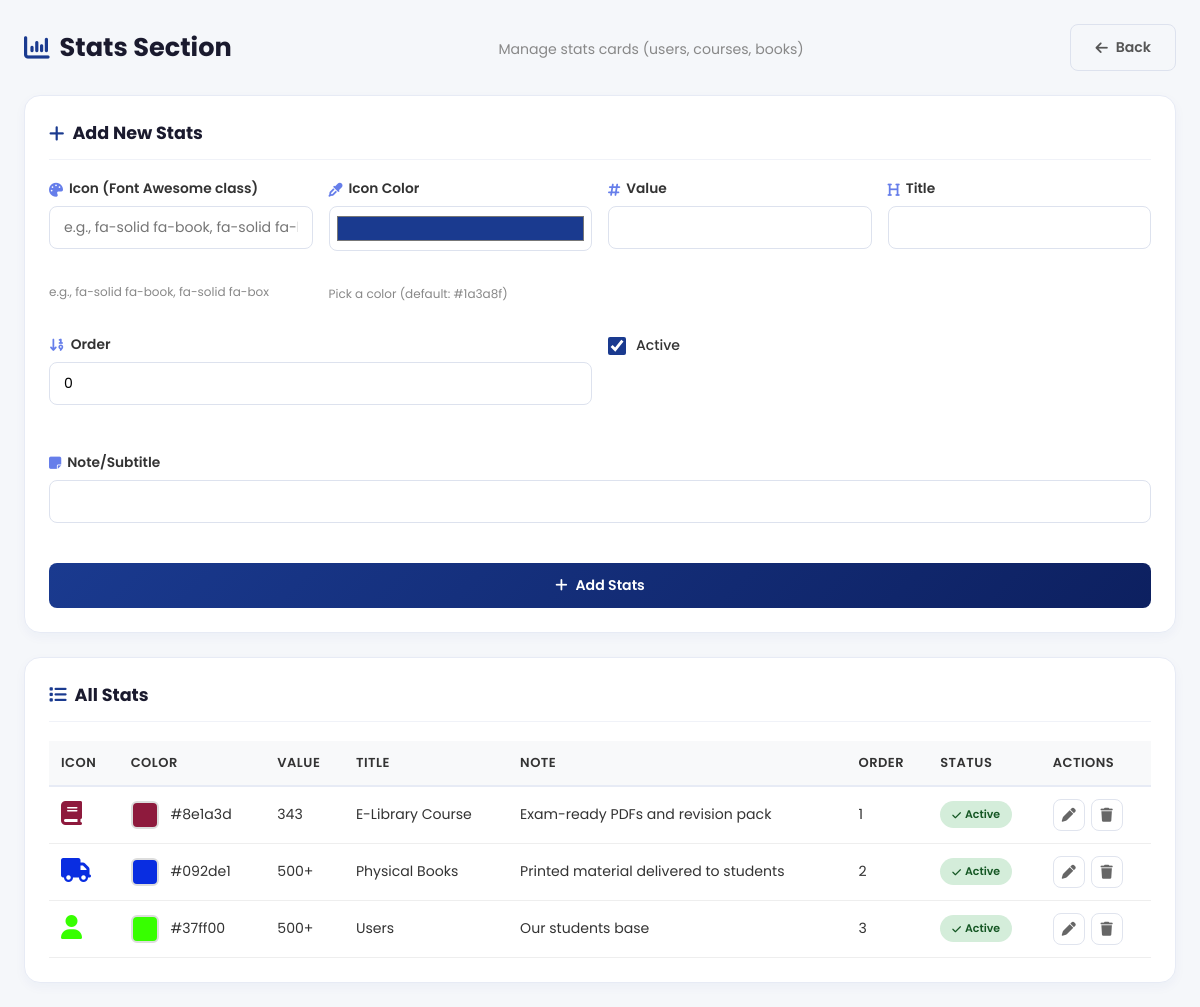
The page /stats/ (signed in) on the database its author committed.
### myapp/models.py (models this page shows, shortened)
class StatsSetting(models.Model):
    icon = models.CharField(max_length=50, verbose_name="Icon (Font Awesome class)")
    icon_color = models.CharField(
        max_length=20,
        default="#1a3a8f",
        verbose_name="Icon Color (hex code)"
    )
    value = models.CharField(max_length=50, verbose_name="Value (e.g., 343, 500+)")
    title = models.CharField(max_length=100, verbose_name="Title")
    note = models.CharField(max_length=200, blank=True, null=True, verbose_name="Note/Subtitle")
    display_order = models.PositiveIntegerField(default=0, verbose_name="Display Order")
    is_active = models.BooleanField(default=True, verbose_name="Is Active")
    class Meta:
        ordering = ['display_order', 'id']
        verbose_name = "Stats Setting"
        verbose_name_plural = "Stats Settings"

### myapp/views.py (the view)
# urls.py: path('stats/', views.stats_custom, name='stats_custom'),
@login_required
def stats_custom(request):
    stats = StatsSetting.objects.all()
    if request.method == 'POST':
        form = StatsSettingForm(request.POST)
        if form.is_valid():
            form.save()
            messages.success(request, "Stats item added successfully!")
            return redirect('stats_custom')
        else:
            messages.error(request, "Please correct the errors below.")
    else:
        form = StatsSettingForm()
    return render(request, 'stats.html', {'stats': stats, 'form': form})

### myapp/forms.py
class StatsSettingForm(forms.ModelForm):
    class Meta:
        model = StatsSetting
        fields = '__all__'
        widgets = {
            'icon': forms.TextInput(attrs={
                'class': 'form-input',
                'placeholder': 'e.g., fa-solid fa-book, fa-solid fa-box'
            }),
            'icon_color': forms.TextInput(attrs={
                'class': 'form-input',
                'type': 'color',
                'value': '#1a3a8f',
                'style': 'height: 45px; cursor: pointer;'
            }),
            'value': forms.TextInput(attrs={'class': 'form-input'}),
            'title': forms.TextInput(attrs={'class': 'form-input'}),
            'note': forms.TextInput(attrs={'class': 'form-input'}),
            'display_order': forms.NumberInput(attrs={'class': 'form-input', 'min': '0'}),
            'is_active': forms.CheckboxInput(attrs={'class': 'form-input'}),
        }

### myapp/context_processors.py (called while the page is built)
def site_settings(request):
    settings = NavbarSetting.objects.first()
    return {
        'site_settings': settings
    }

### myapp/templates/stats.html (shortened to what this page needs)
{% extends "admin_dashboard.html" %}
{% block content1 %}
<link rel="stylesheet" href="https://cdnjs.cloudflare.com/ajax/libs/font-awesome/6.5.1/css/all.min.css">
<div class="custom-page">
  <div class="custom-container">
    <div class="custom-header">
      <h1><i class="fa-solid fa-chart-column"></i> Stats Section</h1>
      <p>Manage stats cards (users, courses, books)</p>
      <a href="{% url 'dashboard' %}" class="btn btn-secondary"><i class="fa-solid fa-arrow-left"></i> Back</a>
    </div>
    <div class="custom-card">
      <div class="card-header">
        <h2><i class="fa-solid fa-plus"></i> Add New Stats</h2>
      </div>
      <form method="post" class="custom-form">
        <div class="custom-grid-4">
          <div class="custom-group">
            <label><i class="fa-solid fa-palette"></i> Icon (Font Awesome class)</label>
            {{ form.icon }}
            <div class="custom-error">{{ form.icon.errors }}</div>
            <small class="help-text">e.g., fa-solid fa-book, fa-solid fa-box</small>
          </div>
          <div class="custom-group">
            <label><i class="fa-solid fa-eye-dropper"></i> Icon Color</label>
            {{ form.icon_color }}
            <div class="custom-error">{{ form.icon_color.errors }}</div>
            <small class="help-text">Pick a color (default: #1a3a8f)</small>
          </div>
          <div class="custom-group">
            <label><i class="fa-solid fa-hashtag"></i> Value</label>
            {{ form.value }}
            <div class="custom-error">{{ form.value.errors }}</div>
          </div>
          <div class="custom-group">
            <label><i class="fa-solid fa-heading"></i> Title</label>
            {{ form.title }}
            <div class="custom-error">{{ form.title.errors }}</div>
          </div>
        </div>
        <div class="custom-grid-2" style="margin-top: 1rem;">
          <div class="custom-group">
            <label><i class="fa-solid fa-sort-numeric-down"></i> Order</label>
            {{ form.display_order }}
            <div class="custom-error">{{ form.display_order.errors }}</div>
          </div>
          <div class="custom-group">
            <div class="checkbox-row">
              {{ form.is_active }}
              <label>Active</label>
            </div>
          </div>
        </div>
        <div class="custom-group" style="margin-top: 0.5rem;">
          <label><i class="fa-solid fa-note-sticky"></i> Note/Subtitle</label>
          {{ form.note }}
          <div class="custom-error">{{ form.note.errors }}</div>
        </div>
        <button type="submit" class="btn btn-primary"><i class="fa-solid fa-plus"></i> Add Stats</button>
      </form>
    </div>
    <div class="custom-card">
      <div class="card-header">
        <h2><i class="fa-solid fa-list"></i> All Stats</h2>
      </div>
      <div class="custom-table-wrap">
        <table class="data-table">
          <thead>
            <tr>
              <th>Icon</th>
              <th>Color</th>
              <th>Value</th>
              <th>Title</th>
              <th>Note</th>
              <th>Order</th>
              <th>Status</th>
              <th>Actions</th>
            </tr>
          </thead>
          <tbody>
            {% for stat in stats %}
            <tr>
              <td><i class="{{ stat.icon }} icon-display" style="color: {{ stat.icon_color }};"></i></td>
              <td><span class="color-preview" style="background-color: {{ stat.icon_color }};"></span> {{ stat.icon_color }}</td>
              <td>{{ stat.value }}</td>
              <td>{{ stat.title }}</td>
              <td>{{ stat.note|default:"—" }}</td>
              <td>{{ stat.display_order }}</td>
              <td>
                {% if stat.is_active %}
                  <span class="badge badge-success"><i class="fa-solid fa-check"></i> Active</span>
                {% else %}
                  <span class="badge badge-danger"><i class="fa-solid fa-xmark"></i> Inactive</span>
                {% endif %}
              </td>
              <td>
                <div class="action-btns">
                  <a href="{% url 'stats_edit' stat.pk %}" class="action-btn" title="Edit"><i class="fa-solid fa-pen"></i></a>
                  <a href="{% url 'stats_delete' stat.pk %}" class="action-btn btn-delete" title="Delete"><i class="fa-solid fa-trash"></i></a>
                </div>
              </td>
            </tr>
            {% empty %}
            <tr>
              <td colspan="8" class="custom-empty"><i class="fa-solid fa-inbox"></i> No stats found.</td>
            </tr>
            {% endfor %}
          </tbody>
        </table>
      </div>
    </div>
  </div>
</div>
{% endblock content1 %}

### staticfiles/css/admin_dashboard.css (style rules this page uses)
* { margin:0;padding:0;box-sizing:border-box }
html { scroll-behavior:smooth }
body { font-family:'Poppins',sans-serif; background:#f5f7fa; color:#222; overflow-x:hidden; line-height:1.5; min-height:100vh; }
button,input { font:inherit }
a { text-decoration:none }
:root { --primary:#1a3a8f; --primary-dark:#0d2060; --gold:#e8b400; --border:#e8eaf0; --soft-border:#dde2ee; --text:#222; --muted:#666; --bg:#f5f7fa; --white:#fff; --success:#1d9e75; --danger:#e84444; --nav-h:60px; --container:1200px; }
.card-header { display:flex; align-items:center; justify-content:space-between; margin-bottom:1.2rem; flex-wrap:wrap; gap:1rem; }
.btn { display:inline-flex; align-items:center; justify-content:center; gap:8px; padding:10px 18px; border-radius:8px; font-size:0.84rem; font-weight:600; transition:all .2s; cursor:pointer; border:none; font-family:'Poppins',sans-serif; white-space:nowrap; }
.btn-primary { background:linear-gradient(135deg,#1a3a8f,#0d2060); color:#fff; }
.btn-secondary { background:#f5f7fa; color:#555; border:1.5px solid #dde2ee; }
.data-table { width:100%; border-collapse:collapse; font-size:0.88rem; }
.data-table thead { background:#f8f9ff; border-bottom:2px solid #e7ebf5; }
.data-table th { padding:12px; text-align:left; font-weight:600; color:#1a3a8f; font-size:0.82rem; text-transform:uppercase; letter-spacing:0.5px; }
.data-table td { padding:14px 12px; border-bottom:1px solid #f0f2f8; color:#333; }
.badge { display:inline-flex; align-items:center; padding:4px 10px; border-radius:20px; font-size:0.72rem; font-weight:600; white-space:nowrap; }
.badge-success { background:#e8f8f3; color:#1d9e75; }
.action-btns { display:flex; gap:6px; align-items:center; }
.action-btn { width:32px; height:32px; border-radius:8px; display:flex; align-items:center; justify-content:center; cursor:pointer; transition:all .15s; border:1px solid #e0e4ee; background:#fff; font-size:0.9rem; }
.form-input, .form-select, .form-textarea { width:100%; padding:10px 14px; border:1.5px solid #dde2ee; border-radius:8px; font-size:0.88rem; font-family:'Poppins',sans-serif; transition:border-color .2s; background:#fff; }
.color-preview { width:40px; height:40px; border-radius:8px; border:2px solid #dde2ee; cursor:pointer; }
input[type="color"] { width:40px; height:40px; border:none; border-radius:8px; cursor:pointer; }

### rows shown on the page
StatsSetting: icon_color "#8e1a3d", value "343", title "E-Library Course", note "Exam-ready PDFs and revision pack", display_order "1", is_active True (drawn)
StatsSetting: icon_color "#092de1", value "500+", title "Physical Books", note "Printed material delivered to students", display_order "2", is_active True (drawn)
StatsSetting: icon_color "#37ff00", value "500+", title "Users", note "Our students base", display_order "3", is_active True (drawn)
